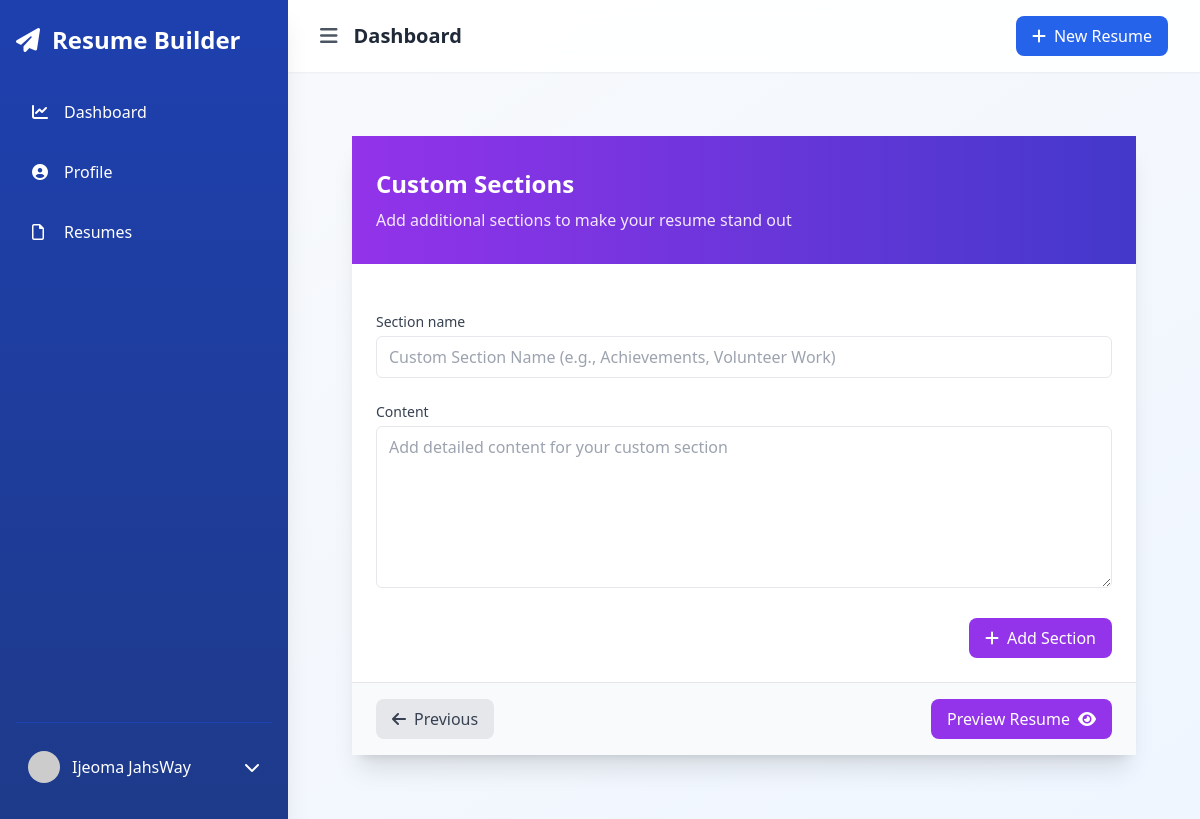
Before: /resumes/novas-resume-962922d6/custom-sections/ (signed in) with the older database file.
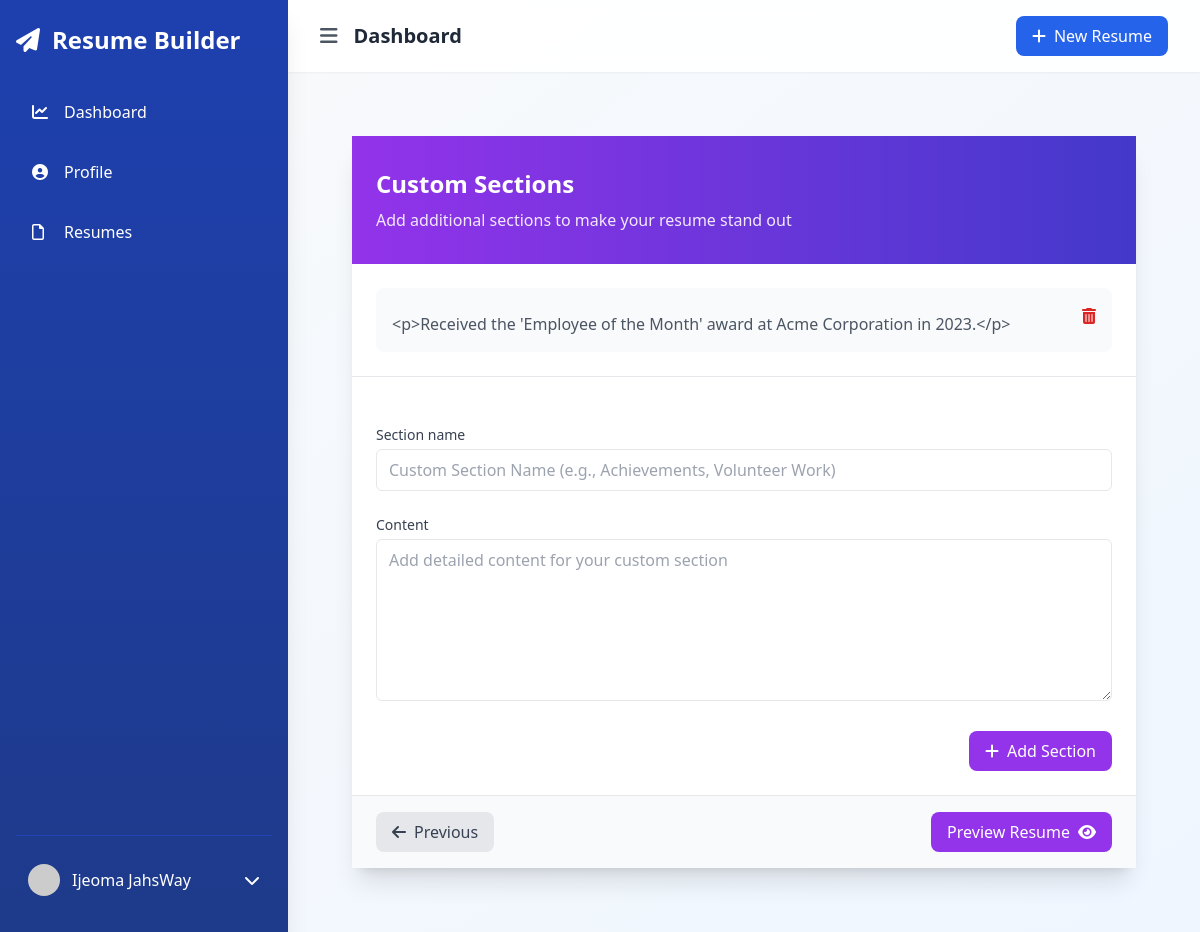
After: the same page with the newer database file.
### resumes/models.py (models this page shows)
class CustomSection(models.Model):
    resume = models.ForeignKey(Resume, related_name='custom_sections', on_delete=models.CASCADE)
    section_name = models.CharField(max_length=100)
    content = CKEditor5Field('Content', config_name='default')

### resumes/views.py (the view)
# urls.py: path('<slug:resume_slug>/custom-sections/', views.custom_sections, name='resume_custom_sections'),
@login_required
def custom_sections(request, resume_slug):
    resume = get_object_or_404(Resume, slug=resume_slug, user=request.user)
    custom_sections = resume.custom_sections.all()
    if request.method == 'POST':
        form = CustomSectionForm(request.POST)
        if form.is_valid():
            custom_section = form.save(commit=False)
            custom_section.resume = resume
            custom_section.save()
            messages.success(request, 'Custom section added successfully.')
            return redirect('resume_custom_sections', resume_slug=resume.slug)
    else:
        form = CustomSectionForm()
    return render(request, 'resumes/custom_sections.html', {
        'form': form,
        'custom_sections': custom_sections,
        'resume': resume,
        'section': 'custom_sections'
    })

### resumes/forms.py
class CustomSectionForm(forms.ModelForm):
    class Meta:
        model = CustomSection
        fields = ['section_name', 'content']
        widgets = {
            'section_name': forms.TextInput(attrs={
                'class': 'w-full px-3 py-2 border rounded-md focus:outline-none focus:ring-2 focus:ring-blue-500',
                'placeholder': 'Custom Section Name (e.g., Achievements, Volunteer Work)'
            }),
            'content': forms.Textarea(attrs={
                'class': 'w-full px-3 py-2 border rounded-md focus:outline-none focus:ring-2 focus:ring-blue-500 ckeditor',
                'placeholder': 'Add detailed content for your custom section',
                'rows': 6
            })
        }

### core/context_processors.py (called while the page is built)
def site_settings(request):
    try:
        settings = SiteSettings.objects.first()
        templates = ResumeTemplate.objects.filter(is_active=True).order_by('?')
        return {
            'site_settings': settings,
            'featured_templates': templates
        }
    except:
        return {
            'site_settings': None,
            'featured_templates': []
        }

### resumes/templates/resumes/custom_sections.html (shortened to what this page needs)
{% extends "accounts/dashboard_base.html" %}
{% block content %}
<div class="max-w-4xl mx-auto px-4 sm:px-6 lg:px-8 py-8">
    <div class="bg-white rounded-2xl shadow-xl">
        <div class="bg-gradient-to-r from-purple-600 to-indigo-700 px-6 py-8">
            <h2 class="text-2xl font-bold text-white">Custom Sections</h2>
            <p class="mt-2 text-purple-100">Add additional sections to make your resume stand out</p>
        </div>
        {% if custom_sections %}
            <div class="p-6 border-b border-gray-200">
                <div class="space-y-6">
                    {% for section in custom_sections %}
                        <div class="bg-gray-50 rounded-lg p-4 hover:bg-gray-100 transition-colors">
                            <div class="flex justify-between items-start">
                                <div>
                                    <div class="mt-2 prose prose-sm text-gray-600">
                                        {{ section.content|linebreaks }}
                                    </div>
                                </div>
                                <form method="post" action="{% url 'delete_custom_section' resume.slug section.id %}">
                                    <button type="submit" class="text-red-600 hover:text-red-800 transition-colors">
                                        <i class="fas fa-trash-alt"></i>
                                    </button>
                                </form>
                            </div>
                        </div>
                    {% endfor %}
                </div>
            </div>
        {% endif %}
        <div class="p-6">
            <form method="post" class="space-y-6">
                {% for field in form %}
                    <div class="space-y-1">
                        <label for="{{ field.id_for_label }}" class="block text-sm font-medium text-gray-700">
                            {{ field.label }}
                        </label>
                        {{ field }}
                    </div>
                {% endfor %}
                <div class="flex justify-end">
                    <button type="submit" class="inline-flex items-center px-4 py-2 bg-purple-600 text-white rounded-lg hover:bg-purple-700 transition-colors">
                        <i class="fas fa-plus mr-2"></i>Add Section
                    </button>
                </div>
            </form>
        </div>
        <div class="px-6 py-4 bg-gray-50 border-t border-gray-200 flex justify-between">
            <a href="{% url 'resume_references' resume.slug %}" class="inline-flex items-center px-4 py-2 bg-gray-200 text-gray-700 rounded-lg hover:bg-gray-300 transition-colors">
                <i class="fas fa-arrow-left mr-2"></i>Previous
            </a>
            <a href="{% url 'resume_preview' resume.slug %}" class="inline-flex items-center px-4 py-2 bg-purple-600 text-white rounded-lg hover:bg-purple-700 transition-colors">
                Preview Resume<i class="fas fa-eye ml-2"></i>
            </a>
        </div>
    </div>
</div>
{% endblock %}

Changed rows visible on the page:
added CustomSection: content "<p>Received the 'Employee of the Month' award at Acme Corporation in 2023.</p>"
